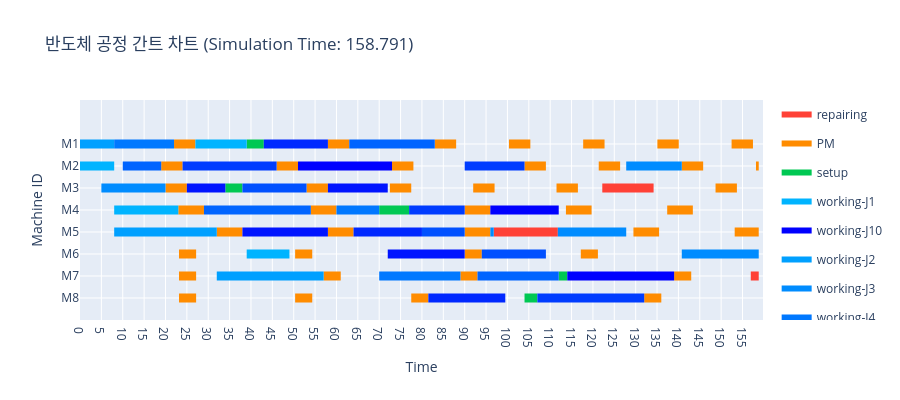

This figure's notebook cell:
### Code cell
env.run(until=scheduler.job_chk_process)
fig = create_gantt_chart(
    logs=event_logger.logs,
    max_time=env.now,
    title=f"반도체 공정 간트 차트 (Simulation Time: {round(env.now, 3)})")
fig.show()

### Figure 1 — Plotly figure (JSON) as saved in the notebook; plotly's stock layout.template omitted (floating-point values rounded to 4 significant figures; data arrays with more than 128 entries replaced by an {"elided": "..."} marker saying what was removed)
{"data": [{"fill": "toself", "fillcolor": "rgb(255, 65, 54)", "hoverinfo": "name", "legendgroup": "rgb(255, 65, 54)", "mode": "none", "name": "repairing", "type": "scatter", "x": [122.2, 134.2, 134.2, 122.2, 122.2, 96.79, 111.8, 111.8, 96.79, 96.79, 156.9, 158.8, 158.8, 156.9], "y": [4.8, 4.8, 5.2, 5.2, null, 2.8, 2.8, 3.2, 3.2, null, 0.8, 0.8, 1.2, 1.2]}, {"fill": "toself", "fillcolor": "rgb(255, 140, 0)", "hoverinfo": "name", "legendgroup": "rgb(255, 140, 0)", "mode": "none", "name": "PM", "type": "scatter", "x": {"elided": "209 float values"}, "y": {"elided": "209 float values"}}, {"fill": "toself", "fillcolor": "rgb(0, 200, 83)", "hoverinfo": "name", "legendgroup": "rgb(0, 200, 83)", "mode": "none", "name": "setup", "type": "scatter", "x": [39, 43, 43, 39, 39, 34, 38, 38, 34, 34, 70, 77, 77, 70, 70, 112, 114, 114, 112, 112, 104, 107, 107, 104], "y": [6.8, 6.8, 7.2, 7.2, null, 4.8, 4.8, 5.2, 5.2, null, 3.8, 3.8, 4.2, 4.2, null, 0.8, 0.8, 1.2, 1.2, null, -0.2, -0.2, 0.2, 0.2]}, {"fill": "toself", "fillcolor": "rgb(0, 180, 255)", "hoverinfo": "name", "legendgroup": "rgb(0, 180, 255)", "mode": "none", "name": "working-J1", "type": "scatter", "x": [27, 39, 39, 27, 27, 0, 8, 8, 0, 0, 8, 23, 23, 8, 8, 39, 49, 49, 39], "y": [6.8, 6.8, 7.2, 7.2, null, 5.8, 5.8, 6.2, 6.2, null, 3.8, 3.8, 4.2, 4.2, null, 1.8, 1.8, 2.2, 2.2]}, {"fill": "toself", "fillcolor": "rgb(0, 0, 255)", "hoverinfo": "name", "legendgroup": "rgb(0, 0, 255)", "mode": "none", "name": "working-J10", "type": "scatter", "x": [51, 73, 73, 51, 51, 96, 112, 112, 96, 96, 114, 139, 139, 114], "y": [5.8, 5.8, 6.2, 6.2, null, 3.8, 3.8, 4.2, 4.2, null, 0.8, 0.8, 1.2, 1.2]}, {"fill": "toself", "fillcolor": "rgb(0, 160, 255)", "hoverinfo": "name", "legendgroup": "rgb(0, 160, 255)", "mode": "none", "name": "working-J2", "type": "scatter", "x": [0, 8, 8, 0, 0, 8, 32, 32, 8, 8, 32, 57, 57, 32], "y": [6.8, 6.8, 7.2, 7.2, null, 2.8, 2.8, 3.2, 3.2, null, 0.8, 0.8, 1.2, 1.2]}, {"fill": "toself", "fillcolor": "rgb(0, 140, 255)", "hoverinfo": "name", "legendgroup": "rgb(0, 140, 255)", "mode": "none", "name": "working-J3", "type": "scatter", "x": [127.8, 140.8, 140.8, 127.8, 127.8, 5, 20, 20, 5, 5, 96, 96.79, 96.79, 96, 96, 111.8, 127.8, 127.8, 111.8, 111.8, 140.8, 158.8, 158.8, 140.8], "y": [5.8, 5.8, 6.2, 6.2, null, 4.8, 4.8, 5.2, 5.2, null, 2.8, 2.8, 3.2, 3.2, null, 2.8, 2.8, 3.2, 3.2, null, 1.8, 1.8, 2.2, 2.2]}, {"fill": "toself", "fillcolor": "rgb(0, 120, 255)", "hoverinfo": "name", "legendgroup": "rgb(0, 120, 255)", "mode": "none", "name": "working-J4", "type": "scatter", "x": [8, 22, 22, 8, 8, 60, 70, 70, 60, 60, 70, 89, 89, 70], "y": [6.8, 6.8, 7.2, 7.2, null, 3.8, 3.8, 4.2, 4.2, null, 0.8, 0.8, 1.2, 1.2]}, {"fill": "toself", "fillcolor": "rgb(0, 100, 255)", "hoverinfo": "name", "legendgroup": "rgb(0, 100, 255)", "mode": "none", "name": "working-J5", "type": "scatter", "x": [63, 83, 83, 63, 63, 10, 19, 19, 10, 10, 29, 54, 54, 29, 29, 93, 112, 112, 93], "y": [6.8, 6.8, 7.2, 7.2, null, 5.8, 5.8, 6.2, 6.2, null, 3.8, 3.8, 4.2, 4.2, null, 0.8, 0.8, 1.2, 1.2]}, {"fill": "toself", "fillcolor": "rgb(0, 80, 255)", "hoverinfo": "name", "legendgroup": "rgb(0, 80, 255)", "mode": "none", "name": "working-J6", "type": "scatter", "x": [38, 53, 53, 38, 38, 80, 90, 90, 80, 80, 94, 109, 109, 94], "y": [4.8, 4.8, 5.2, 5.2, null, 2.8, 2.8, 3.2, 3.2, null, 1.8, 1.8, 2.2, 2.2]}, {"fill": "toself", "fillcolor": "rgb(0, 60, 255)", "hoverinfo": "name", "legendgroup": "rgb(0, 60, 255)", "mode": "none", "name": "working-J7", "type": "scatter", "x": [24, 46, 46, 24, 24, 90, 104, 104, 90, 90, 77, 90, 90, 77, 77, 107, 132, 132, 107], "y": [5.8, 5.8, 6.2, 6.2, null, 5.8, 5.8, 6.2, 6.2, null, 3.8, 3.8, 4.2, 4.2, null, -0.2, -0.2, 0.2, 0.2]}, {"fill": "toself", "fillcolor": "rgb(0, 40, 255)", "hoverinfo": "name", "legendgroup": "rgb(0, 40, 255)", "mode": "none", "name": "working-J8", "type": "scatter", "x": [43, 58, 58, 43, 43, 64, 80, 80, 64, 64, 81.5, 99.5, 99.5, 81.5], "y": [6.8, 6.8, 7.2, 7.2, null, 2.8, 2.8, 3.2, 3.2, null, -0.2, -0.2, 0.2, 0.2]}, {"fill": "toself", "fillcolor": "rgb(0, 20, 255)", "hoverinfo": "name", "legendgroup": "rgb(0, 20, 255)", "mode": "none", "name": "working-J9", "type": "scatter", "x": [25, 34, 34, 25, 25, 58, 72, 72, 58, 58, 38, 58, 58, 38, 38, 72, 90, 90, 72], "y": [4.8, 4.8, 5.2, 5.2, null, 4.8, 4.8, 5.2, 5.2, null, 2.8, 2.8, 3.2, 3.2, null, 1.8, 1.8, 2.2, 2.2]}, {"legendgroup": "rgb(0, 0, 255)", "marker": {"color": "rgb(0, 0, 255)", "opacity": 0, "size": 1}, "mode": "markers", "name": "", "showlegend": false, "text": ["job: J10\noperation: J10_O1", "job: J10\noperation: J10_O1", "job: J10\noperation: J10_O2", "job: J10\noperation: J10_O2", "job: J10\noperation: J10_O3", "job: J10\noperation: J10_O3"], "type": "scatter", "x": [51, 73, 96, 112, 114, 139], "y": [6, 6, 4, 4, 1, 1]}, {"legendgroup": "rgb(0, 100, 255)", "marker": {"color": "rgb(0, 100, 255)", "opacity": 0, "size": 1}, "mode": "markers", "name": "", "showlegend": false, "text": ["job: J5\noperation: J5_O3", "job: J5\noperation: J5_O3", "job: J5\noperation: J5_O1", "job: J5\noperation: J5_O1", "job: J5\noperation: J5_O2", "job: J5\noperation: J5_O2", "job: J5\noperation: J5_O4", "job: J5\noperation: J5_O4"], "type": "scatter", "x": [63, 83, 10, 19, 29, 54, 93, 112], "y": [7, 7, 6, 6, 4, 4, 1, 1]}, {"legendgroup": "rgb(0, 120, 255)", "marker": {"color": "rgb(0, 120, 255)", "opacity": 0, "size": 1}, "mode": "markers", "name": "", "showlegend": false, "text": ["job: J4\noperation: J4_O1", "job: J4\noperation: J4_O1", "job: J4\noperation: J4_O2", "job: J4\noperation: J4_O2", "job: J4\noperation: J4_O3", "job: J4\noperation: J4_O3"], "type": "scatter", "x": [8, 22, 60, 70, 70, 89], "y": [7, 7, 4, 4, 1, 1]}, {"legendgroup": "rgb(0, 140, 255)", "marker": {"color": "rgb(0, 140, 255)", "opacity": 0, "size": 1}, "mode": "markers", "name": "", "showlegend": false, "text": ["job: J3\noperation: J3_O3", "job: J3\noperation: J3_O3", "job: J3\noperation: J3_O1", "job: J3\noperation: J3_O1", "job: J3\noperation: J3_O2", "job: J3\noperation: J3_O2", "job: J3\noperation: J3_O2", "job: J3\noperation: J3_O2", "job: J3\noperation: J3_O4", "job: J3\noperation: J3_O4"], "type": "scatter", "x": [127.8, 140.8, 5, 20, 96, 96.79, 111.8, 127.8, 140.8, 158.8], "y": [6, 6, 5, 5, 3, 3, 3, 3, 2, 2]}, {"legendgroup": "rgb(0, 160, 255)", "marker": {"color": "rgb(0, 160, 255)", "opacity": 0, "size": 1}, "mode": "markers", "name": "", "showlegend": false, "text": ["job: J2\noperation: J2_O1", "job: J2\noperation: J2_O1", "job: J2\noperation: J2_O2", "job: J2\noperation: J2_O2", "job: J2\noperation: J2_O3", "job: J2\noperation: J2_O3"], "type": "scatter", "x": [0, 8, 8, 32, 32, 57], "y": [7, 7, 3, 3, 1, 1]}, {"legendgroup": "rgb(0, 180, 255)", "marker": {"color": "rgb(0, 180, 255)", "opacity": 0, "size": 1}, "mode": "markers", "name": "", "showlegend": false, "text": ["job: J1\noperation: J1_O3", "job: J1\noperation: J1_O3", "job: J1\noperation: J1_O1", "job: J1\noperation: J1_O1", "job: J1\noperation: J1_O2", "job: J1\noperation: J1_O2", "job: J1\noperation: J1_O4", "job: J1\noperation: J1_O4"], "type": "scatter", "x": [27, 39, 0, 8, 8, 23, 39, 49], "y": [7, 7, 6, 6, 4, 4, 2, 2]}, {"legendgroup": "rgb(0, 20, 255)", "marker": {"color": "rgb(0, 20, 255)", "opacity": 0, "size": 1}, "mode": "markers", "name": "", "showlegend": false, "text": ["job: J9\noperation: J9_O1", "job: J9\noperation: J9_O1", "job: J9\noperation: J9_O3", "job: J9\noperation: J9_O3", "job: J9\noperation: J9_O2", "job: J9\noperation: J9_O2", "job: J9\noperation: J9_O4", "job: J9\noperation: J9_O4"], "type": "scatter", "x": [25, 34, 58, 72, 38, 58, 72, 90], "y": [5, 5, 5, 5, 3, 3, 2, 2]}, {"legendgroup": "rgb(0, 200, 83)", "marker": {"color": "rgb(0, 200, 83)", "opacity": 0, "size": 1}, "mode": "markers", "name": "", "showlegend": false, "text": ["job: J8\noperation: J8_O1", "job: J8\noperation: J8_O1", "job: J6\noperation: J6_O1", "job: J6\noperation: J6_O1", "job: J7\noperation: J7_O2", "job: J7\noperation: J7_O2", "job: J10\noperation: J10_O3", "job: J10\noperation: J10_O3", "job: J7\noperation: J7_O4", "job: J7\noperation: J7_O4"], "type": "scatter", "x": [39, 43, 34, 38, 70, 77, 112, 114, 104, 107], "y": [7, 7, 5, 5, 4, 4, 1, 1, 0, 0]}, {"legendgroup": "rgb(0, 40, 255)", "marker": {"color": "rgb(0, 40, 255)", "opacity": 0, "size": 1}, "mode": "markers", "name": "", "showlegend": false, "text": ["job: J8\noperation: J8_O1", "job: J8\noperation: J8_O1", "job: J8\noperation: J8_O2", "job: J8\noperation: J8_O2", "job: J8\noperation: J8_O3", "job: J8\noperation: J8_O3"], "type": "scatter", "x": [43, 58, 64, 80, 81.5, 99.5], "y": [7, 7, 3, 3, 0, 0]}, {"legendgroup": "rgb(0, 60, 255)", "marker": {"color": "rgb(0, 60, 255)", "opacity": 0, "size": 1}, "mode": "markers", "name": "", "showlegend": false, "text": ["job: J7\noperation: J7_O1", "job: J7\noperation: J7_O1", "job: J7\noperation: J7_O3", "job: J7\noperation: J7_O3", "job: J7\noperation: J7_O2", "job: J7\noperation: J7_O2", "job: J7\noperation: J7_O4", "job: J7\noperation: J7_O4"], "type": "scatter", "x": [24, 46, 90, 104, 77, 90, 107, 132], "y": [6, 6, 6, 6, 4, 4, 0, 0]}, {"legendgroup": "rgb(0, 80, 255)", "marker": {"color": "rgb(0, 80, 255)", "opacity": 0, "size": 1}, "mode": "markers", "name": "", "showlegend": false, "text": ["job: J6\noperation: J6_O1", "job: J6\noperation: J6_O1", "job: J6\noperation: J6_O2", "job: J6\noperation: J6_O2", "job: J6\noperation: J6_O3", "job: J6\noperation: J6_O3"], "type": "scatter", "x": [38, 53, 80, 90, 94, 109], "y": [5, 5, 3, 3, 2, 2]}, {"legendgroup": "rgb(255, 140, 0)", "marker": {"color": "rgb(255, 140, 0)", "opacity": 0, "size": 1}, "mode": "markers", "name": "", "showlegend": false, "text": ["None", "None", "None", "None", "None", "None", "None", "None", "None", "None", "None", "None", "None", "None", "None", "None", "None", "None", "None", "None", "None", "None", "None", "None", "None", "None", "None", "None", "None", "None", "None", "None", "None", "None", "None", "None", "None", "None", "None", "None", "None", "None", "None", "None", "None", "None", "None", "None", "None", "None", "None", "None", "None", "None", "None", "None", "None", "None", "None", "None", "None", "None", "None", "None", "None", "None", "None", "None", "None", "None", "None", "None", "None", "None", "None", "None", "None", "None", "None", "None", "None", "None", "None", "None"], "type": "scatter", "x": [22, 27, 58, 63, 83, 88, 100.4, 105.4, 117.7, 122.7, 135.1, 140.1, 152.4, 157.4, 19, 24, 46, 51, 73, 78, 104, 109, 121.4, 126.4, 140.8, 145.8, 158.2, 158.8, 20, 25, 53, 58, 72.49, 77.49, 91.99, 96.99, 111.5, 116.5, 148.7, 153.7, 23, 29, 54, 60, 90, 96, 113.7, 119.7, 137.4, 143.4, 32, 38, 58, 64, 90, 96, 129.5, 135.5, 153.2, 158.8, 23.17, 27.17, 50.33, 54.33, 90, 94, 117.2, 121.2, 23.17, 27.17, 57, 61, 89, 93, 139, 143, 23.17, 27.17, 50.33, 54.33, 77.5, 81.5, 132, 136], "y": [7, 7, 7, 7, 7, 7, 7, 7, 7, 7, 7, 7, 7, 7, 6, 6, 6, 6, 6, 6, 6, 6, 6, 6, 6, 6, 6, 6, 5, 5, 5, 5, 5, 5, 5, 5, 5, 5, 5, 5, 4, 4, 4, 4, 4, 4, 4, 4, 4, 4, 3, 3, 3, 3, 3, 3, 3, 3, 3, 3, 2, 2, 2, 2, 2, 2, 2, 2, 1, 1, 1, 1, 1, 1, 1, 1, 0, 0, 0, 0, 0, 0, 0, 0]}, {"legendgroup": "rgb(255, 65, 54)", "marker": {"color": "rgb(255, 65, 54)", "opacity": 0, "size": 1}, "mode": "markers", "name": "", "showlegend": false, "text": ["None", "None", "None", "None", "None", "None"], "type": "scatter", "x": [122.2, 134.2, 96.79, 111.8, 156.9, 158.8], "y": [5, 5, 3, 3, 1, 1]}], "layout": {"height": 400, "hovermode": "closest", "showlegend": true, "title": {"text": "반도체 공정 간트 차트 (Simulation Time: 158.791)"}, "xaxis": {"dtick": 5, "range": [0, 159.8], "rangeselector": {"buttons": [{"count": 7, "label": "1w", "step": "day", "stepmode": "backward"}, {"count": 1, "label": "1m", "step": "month", "stepmode": "backward"}, {"count": 6, "label": "6m", "step": "month", "stepmode": "backward"}, {"count": 1, "label": "YTD", "step": "year", "stepmode": "todate"}, {"count": 1, "label": "1y", "step": "year", "stepmode": "backward"}, {"step": "all"}]}, "showgrid": true, "title": {"text": "Time"}, "type": "linear", "zeroline": false}, "yaxis": {"autorange": false, "range": [-1, 9], "showgrid": true, "ticktext": ["M8", "M7", "M6", "M5", "M4", "M3", "M2", "M1"], "tickvals": [0, 1, 2, 3, 4, 5, 6, 7], "title": {"text": "Machine ID"}, "zeroline": false}}}
